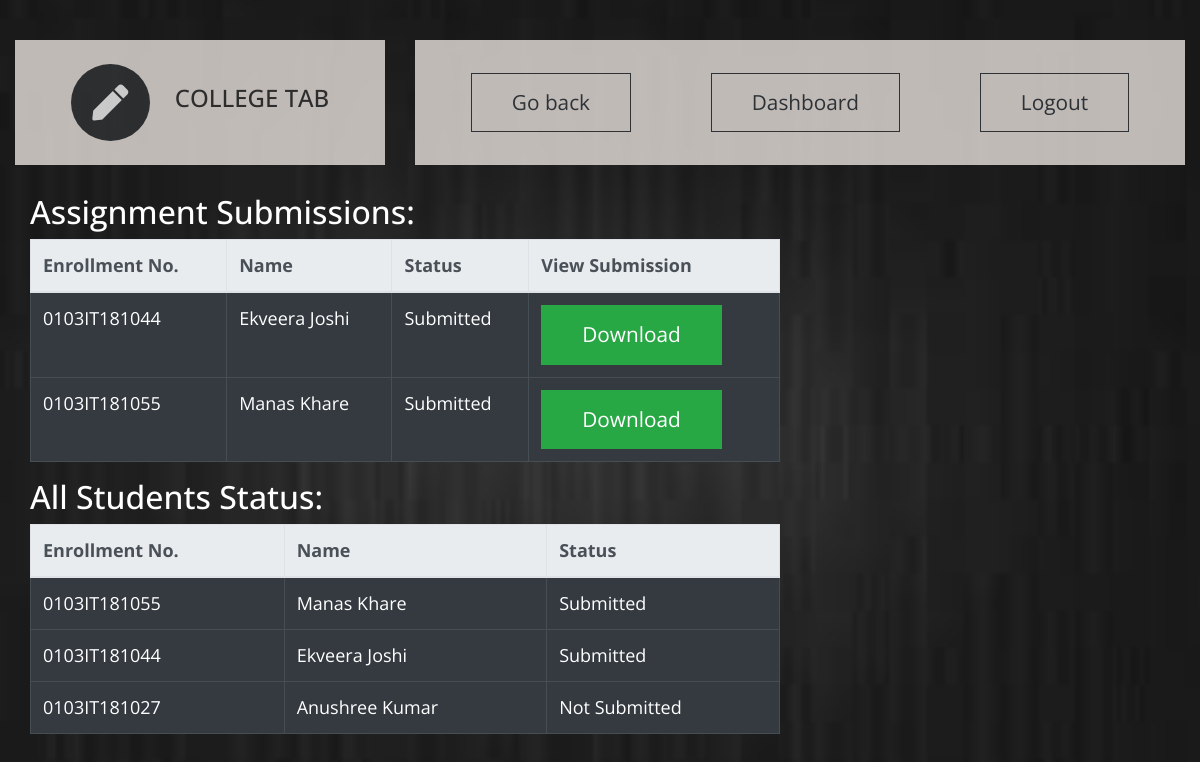
/t_dashboard/t_sub_assign_submit/2/IT-602/1/1 (signed in), run on the app's committed database.
### ctapp/models.py (models this page shows, shortened)
class student_submission(models.Model):#assignment
    a_id = models.ForeignKey(assignment,on_delete=models.CASCADE)
    stud_id = models.ForeignKey(student,on_delete=models.CASCADE)
    file = models.FileField(upload_to =user_directory_path)

class student(models.Model):
    user = models.OneToOneField(User, on_delete=models.CASCADE,unique=True)
    enrollment_number = models.CharField(max_length = 12,primary_key = True)
    name = models.CharField(max_length = 30)
    college_name = models.CharField(max_length = 10,choices = CLG_CHOICES,default = 'LNCT')
    sem = models.CharField(max_length = 20,choices = SEMESTER_CHOICES,default = '6')
    sec = models.CharField(max_length = 1,choices = SEC_CHOICES,default = 'A')
    branch= models.CharField(max_length = 20,choices = BRANCH_CHOICES,default = 'IT')
    mobile_no = models.CharField(max_length=10)
    email = models.CharField(max_length=30)

### ctapp/views.py (the view)
# urls.py: path('t_sub_assign_submit/<int:id>/<str:sub_id>/<int:class_id>/<int:a_id>',views.teacher_assignment_submission, name='t_assign_submit'),# list of assign
@login_required(login_url='t_login/')
def teacher_assignment_submission(request,id,sub_id,class_id,a_id):# list students who have submitted this assignment
    current_teacher = teacher.objects.get(id=id)
    current_subject = subject.objects.get(subject_code=sub_id)
    current_class=Class.objects.get(id=class_id)
    template = loader.get_template('teacher_dashboard_assignment_submissions.html')
    a = assignment.objects.filter(id=a_id)
    student_submission_list = student_submission.objects.filter(a_id=a_id)
    all_students = student.objects.all().filter(branch=current_class.branch)
    student_who_submit = [s.stud_id for s in student_submission_list]
    context = {'submission_list':student_submission_list,'assignment':a,'subject':current_subject,'class':current_class,'teacher':current_teacher,'all_students':all_students,'student_who_submit':student_who_submit}
    return HttpResponse(template.render(context, request))

### ctapp/templates/teacher_dashboard_assignment_submissions.html (shortened to what this page needs)
<!DOCTYPE html>
<html lang="en">
{% load static %}
{% load widget_tweaks %}
  <head>
    <link rel="stylesheet" href="{% static 'css/all.min.css' %}" />
    <link rel="stylesheet" href="{% static 'css/bootstrap.min.css' %}" />
    <link rel="stylesheet" href="{% static 'css/templatemo-style.css' %}" />
  </head>
  <body id="assignmentPage">
    <div class="parallax-window" data-parallax="scroll" data-image-src="{% static 'img/subs.jpg' %}">
      <div class="container-fluid">
        <div class="row tm-brand-row">
          <div class="col-lg-4 col-11">
            <div class="tm-brand-container tm-bg-white-transparent">
              <i class="fas fa-2x fa-pen tm-brand-icon"></i>
              <div class="tm-brand-texts">
                <h1 class="text-uppercase tm-brand-name">College Tab</h1>
              </div>
            </div>
          </div>
          <div class="col-lg-8 col-1">
            <div class="tm-nav">
              <nav
                class="navbar navbar-expand-lg navbar-light tm-bg-white-transparent tm-navbar">
                <div class="collapse navbar-collapse" id="navbarNav">
                  <ul class="navbar-nav">
                    <li class="nav-item">
                        <a href="{% url 'teacher:t_subject_assignment_list' teacher.id subject.subject_code class.id %}" class="btn btn-outline-dark">Go back</a>
                    </li>
                    <li class="nav-item">
                      <a href="{% url 'teacher:t_db' teacher.id %}" class="btn btn-outline-dark">
                        Dashboard
                      </a>
                    </li>
                    <li class="nav-item">
                      <a href="{% url 't_logout' %}" class="btn btn-outline-dark">
                        Logout
                      </a>
                    </li>
                  </ul>
                </div>
              </nav>
            </div>
          </div>
        </div>
  <body>
  <div class="container-fluid">
    <div class="row">
      <div class="col-8">
        <h2 class="mb-8" style="color:white;">Assignment Submissions:</h2>
        <div class="table-responsive">
          <table class="table custom-table table-bordered table-hover table-dark">
            <thead class="thead-light">
              <tr>
                <th scope="col">Enrollment No.</th>
                <th scope="col">Name</th>
                <th scope="col">Status</th>
                <th scope="col">View Submission</th>
              </tr>
            </thead>
            <tbody>
              {% for s in submission_list %}
              <tr scope="row">
                  <td>{{s.stud_id.enrollment_number}}</td>
                  <td>{{s.stud_id.name}}</td>
                    <td>Submitted</td>
                    <td><a href="{{ s.a_id.assignfile.url }}" download class="btn btn-success assign_btn">Download</a></td>
              </tr>
              {% endfor %}
            </tbody>
          </table>
        </div>
      </div>
    <div class="col-8">
      <h2 class="mb-8" style="color:white;">All Students Status:</h2>
      <div class="table-responsive">
        <table class="table custom-table table-bordered table-hover table-dark">
          <thead class="thead-light">
            <tr>
              <th scope="col">Enrollment No.</th>
              <th scope="col">Name</th>
              <th scope="col">Status</th>
            </tr>
          </thead>
          <tbody>
            {% for s in all_students %}
            <tr scope="row">
                <td>{{s.enrollment_number}}</td>
                <td>{{s.name}}</td>
                {% if s in student_who_submit %}
                  <td>Submitted</td>
                {% else %}
                  <td>Not Submitted</td>
                {% endif %}
            </tr>
            {% endfor %}
          </tbody>
        </table>
      </div>
    </div>
  </div>
</div>
  </body>
</html>

### ctapp/static/css/templatemo-style.css (style rules this page uses)
html { scroll-behavior: smooth; }
body { font-family: "Open Sans", Arial, Helvetica, sans-serif; font-size: 18px; font-weight: 400; color: #6b6b6b; overflow-x: hidden; }
a, button { transition: all 0.3s ease; }
.container-fluid { max-width: 1310px; }
.parallax-window { min-height: 1100px; background: transparent; }
.tm-bg-white-transparent { background-color: rgba(255, 255, 255, 0.8); }
.tm-brand-row { align-items: center; padding-top: 40px; padding-bottom: 28px; }
.tm-brand-container { max-width: 500px; height: 125px; display: flex; align-items: center; justify-content: center; }
.tm-brand-icon { width: 79px; height: 77px; display: flex; align-items: center; justify-content: center; background-color: #333436; color: white; border-radius: 50%; margin-right: 25px; }
.tm-brand-name { font-size: 1.5rem; color: #333333; }
::placeholder { color: black; opacity: 1; }
.tm-navbar { max-width: 840px;min-height: 125px;justify-content:; }
.tm-navbar .navbar-nav { width: 100%; display: flex; align-items: center; justify-content: space-around; }
.nav-item { position: relative; }
.btn { border-radius: 0; padding: 13px 40px; font-size: 1.3rem; }
.tm-bg-white-transparent { background-color: #F2EBE7;; opacity: 0.77; color: #F4F3F2; font-weight: bold; }
::placeholder { color: black; }

### data on the page
student_submission: stud_id.enrollment_number "0103IT181044", stud_id.name "Ekveera Joshi"
student_submission: stud_id.enrollment_number "0103IT181055", stud_id.name "Manas Khare"
student: enrollment_number "0103IT181055", name "Manas Khare", shows "Submitted"
student: enrollment_number "0103IT181044", name "Ekveera Joshi", shows "Submitted"
student: enrollment_number "0103IT181027", name "Anushree Kumar", shows "Not Submitted"
